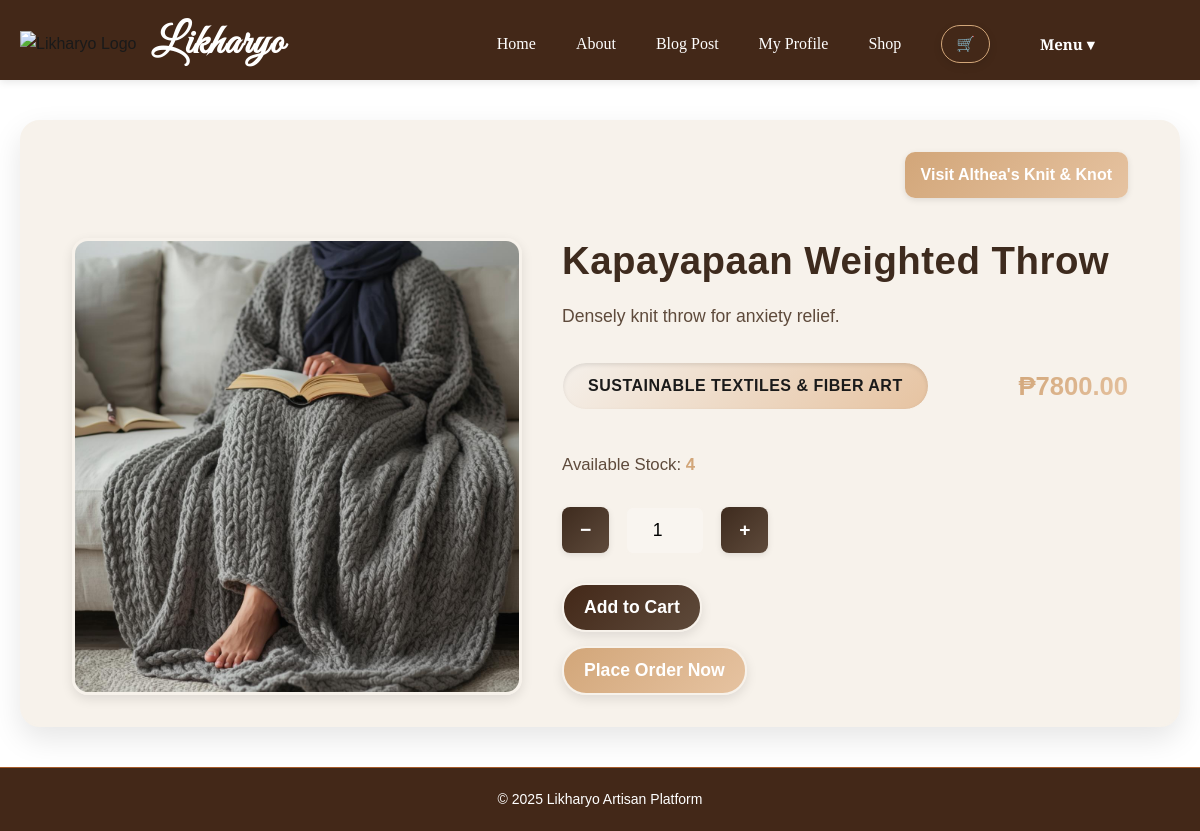
The page /market/item/6 (signed in) on the database its author committed.
### models.py (models this page shows, shortened)
class Shop(db.Model):
    __tablename__ = 'shops'
    shop_id = db.Column(db.Integer, primary_key=True)
    name = db.Column(db.String(150), nullable=False)
    description = db.Column(db.Text, nullable=True)
    owner_id = db.Column(db.Integer, db.ForeignKey('users.user_id'), nullable=False)
    parent_shop_id = db.Column(db.Integer, db.ForeignKey('shops.shop_id'), nullable=True)
    items = db.relationship('Item', backref='shop', lazy=True)

class Item(db.Model):
    __tablename__ = 'items'
    item_id = db.Column(db.Integer, primary_key=True)
    name = db.Column(db.String(150), nullable=False)
    description = db.Column(db.Text, nullable=True)
    price = db.Column(db.Float, nullable=False)
    stock = db.Column(db.Integer)
    img_url = db.Column(db.String(250), nullable=True)
    category_id = db.Column(db.Integer, db.ForeignKey('category.id'), nullable=False)
    shop_id = db.Column(db.Integer, db.ForeignKey('shops.shop_id'), nullable=False)

class Category(db.Model):
    __tablename__ = 'category'
    id = db.Column(db.Integer, primary_key=True)
    name = db.Column(db.String(300), nullable=False, unique=True)
    code = db.Column(db.String(50))
    items = db.relationship('Item', backref='category', lazy=True)

### views.py (the view, shortened to what this page needs)
@views_bp.route('/market/item/<int:item_id>', methods=['GET', 'POST'])
@login_required
def market_item_detail(item_id):
    try:
        item = Item.query.get_or_404(item_id)
        form = AddToCartForm()
        return render_template('market_item_detail.html', item=item, form=form)
    except Exception as e:
        db.session.rollback()  # rollback to keep DB consistent
        current_app.logger.error(f"Error adding item {item_id} to cart: {e}")
        flash("An error occurred while adding the item to your cart.", "danger")
        return redirect(url_for('views.market_item_detail', item_id=item_id))

### forms.py
class AddToCartForm(FlaskForm):
    quantity = IntegerField(
        "Quantity",
        validators=[DataRequired(), NumberRange(min=1)],
        default=1
    )
    submit = SubmitField("Add to Cart")

### app.py (called while the page is built)
@login_manager.user_loader
def load_user(user_id):
    return User.query.get(int(user_id))

### templates/market_item_detail.html (shortened to what this page needs)
{% extends "base.html" %}
{% block extra_css %}
<link rel="stylesheet" href="{{ url_for('static', filename='market_item_detail.css') }}" />
{% endblock %}
{% block content %}
<div class="item-detail">
  <div class="shop-link-top">
    <a href="{{ url_for('views.market_shop', shop_id=item.shop.shop_id) }}">
      Visit {{ item.shop.name }}
    </a>
  </div>
  <div class="item-image">
    <img src="{{ url_for('static', filename=item.img_url.replace('/static/', '')) }}" alt="{{ item.name }}">
  </div>
  <div class="item-info">
    <h2 class="item-title">{{ item.name }}</h2>
    <p class="item-desc">{{ item.description }}</p>
    <div class="meta-row">
      <span class="category-badge">{{ item.category.name }}</span>
      <span class="price">₱{{ "%.2f"|format(item.price) }}</span>
    </div>
    <p class="stock-info">
      Available Stock: <strong>{{ item.stock }}</strong>
    </p>
    {% if item.stock > 0 %}
      <form method="POST" class="cart-form">
        <div class="quantity-wrapper">
          <button type="button" class="qty-btn" onclick="changeQty(-1)">−</button>
          {{ form.quantity(class="qty-input", max=item.stock) }}
          <button type="button" class="qty-btn" onclick="changeQty(1)">+</button>
        </div>
        {{ form.submit(class="cart-btn") }}
      </form>
      <form method="POST" action="{{ url_for('views.place_order_for_shop', shop_id=item.shop.shop_id) }}">
        <button type="submit" class="btn btn-success">Place Order Now</button>
      </form>
    {% else %}
      <span class="out-of-stock">Out of Stock</span>
    {% endif %}
  </div>
</div>
{% endblock %}

### templates/base.html (shortened to what this page needs)
<!DOCTYPE html>
<html lang="en">
<head>
    <link rel="stylesheet" href="{{ url_for('static', filename='base.css') }}" />
    {% block extra_css %}{% endblock %}
</head>
<body>
    <header class="navbar">
        <div class="navbar-inner">
            <div class="img-logo">
                <img src="{{ url_for('static', filename='images/beige.png') }}" alt="Likharyo Logo" />
            </div>
            <h1 class="web_title">Likharyo</h1>
            <nav class="nav-buttons">
                <a href="{{ url_for('home') }}" class="nav-link">Home</a>
                <a href="{{ url_for('views.about') }}" class="nav-link">About</a>
                <a href="{{ url_for('views.blog_list') }}" class="nav-link">Blog Post</a>
                {% if current_user.is_authenticated %}
                    <a href="{{ url_for('views.profile') }}" class="nav-link">My Profile</a>
                    <a href="{{ url_for('views.global_market') }}" class="nav-link">Shop</a>
                    <a href="{{ url_for('views.view_cart') }}" class="cart-btn">🛒</a>
                    <div class="dropdown">
                        <button class="dropbtn">Menu ▾</button>
                    </div>
                {% endif %}
            </nav>
        </div>
    </header>
    <main class="content-wrapper">
        {% block content %}{% endblock %}
    </main>
    <footer>
        <p>&copy; 2025 Likharyo Artisan Platform</p>
    </footer>
</body>
</html>

### static/base.css (style rules this page uses)
* { margin: 0; padding: 0; box-sizing: border-box; }
body { font-family: 'Poppins', sans-serif; background: linear-gradient(190deg, #f5ebe0); color: #1a1a1a; line-height: 1.6; display: flex; flex-direction: column; min-height: 100vh; }
.navbar { background: #432818; padding: 10px 20px; box-shadow: 0 2px 8px rgba(0,0,0,0.1); border-radius: 0px; margin-top: 0px; width: 100%; align-self: center; position: sticky; height: 80px; top: 0; z-index: 1000; animation: fadeInDown 1s ease forwards; }
.navbar-inner { display: flex; align-items: center; justify-content: space-between; max-width: 1200px; margin: 0 auto; }
.img-logo img { height: 50px; margin-right: 15px; }
.web_title { font-family: 'Great Vibes', cursive; font-size: 42px; color: #fff; margin-right: auto; letter-spacing: 1px; }
.nav-buttons { display: flex; gap: 40px; align-items: center; padding: 0 10px; }
.nav-link { position: relative; text-decoration: none; color: #fff; font-weight: 500; font-size: 16px; font-family: 'Vollkorn', serif; transition: color 0.3s ease; padding: 8px 0; }
.nav-link::after { content: ""; position: absolute; bottom: -3px; left: 50%; transform: translateX(-50%); width: 0; height: 2px; background-color: burlywood; transition: width 0.3s ease; }
.cart-btn { background: #432818; padding: 6px 14px; border-radius: 20px; color: #fff; transition: all 0.3s ease; text-decoration: none; font-size: 15px; border: 1px solid #d2a679; box-shadow: 0 3px 8px rgba(0,0,0,0.1); }
.dropdown { position: relative; display: inline-block; }
.dropbtn { background: transparent; color: #fff; padding: 8px 10px; font-size: 15px; font-family: 'Vollkorn', serif; border: none; border-radius: 4px; cursor: pointer; font-weight: 600; min-width: 140px; display: flex; justify-content: space-between; align-items: center; transition: background 0.3s ease, color 0.3s ease; }
.content-wrapper { flex: 1; width: 100%; max-width: 1200px; margin: 0 auto; padding: 40px 20px; animation: fadeInRoute 1s ease forwards; }
footer { width: 100%; padding: 20px; background-color: #432818; text-align: center; margin-top: auto; border-top: 1px solid #a65c2a; }
footer p { color: #fff; font-size: 14px; }
.btn-success { background-color: #a65c2a; color: #fff; border: 1px solid #d2a679; padding: 12px 28px; border-radius: 8px; font-weight: 600; transition: background 0.3s ease, transform 0.2s ease; box-shadow: 0 3px 8px rgba(0,0,0,0.1); }

### rows shown on the page
Shop: shop.name "Althea's Knit & Knot"
Item: img_url (picture), name "Kapayapaan Weighted Throw", description "Densely knit throw for anxiety relief.", price "7800.00", stock "4"
Category: category.name "SUSTAINABLE TEXTILES & FIBER ART"
